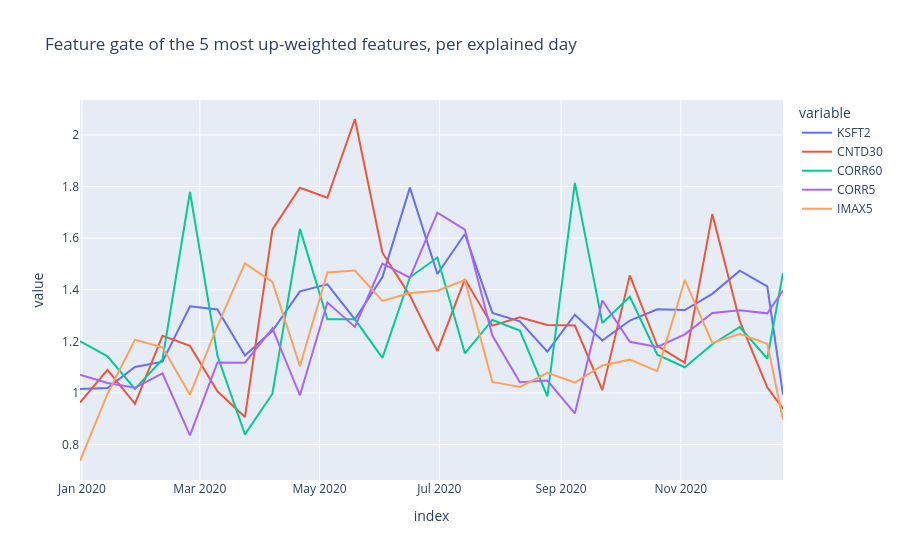
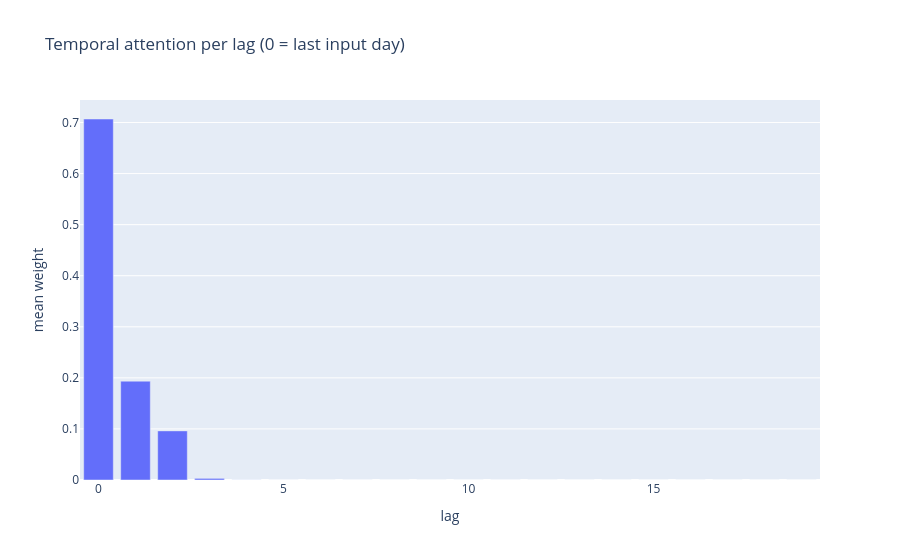

The code cell stored with these charts, in order, in its notebook:
### Markdown cell above
## 5. MASTER's own weights

The **feature gate** reweights the 157 Alpha158 features from the market features of the last input day (the same weights for every stock, mean 1): it is the channel through which the market features act, invisible to IG with the day-mean baseline. **Temporal attention**: the weight of each day of the window. **Inter-stock attention**: how much a stock attends to the others; 1/N for every pair would be uniform.

### Code cell
if adapter.cfg.model == "MASTER":
    w = run_weights(adapter, dates)
    print("replay of the forward pass, largest difference from the model's output:", w["max_diff"])
    gate = pd.DataFrame(w["gate"], columns=names[:w["gate"].shape[1]], index=pd.to_datetime(w["date"]))
    gate_summary = gate.agg(["mean", "std"]).T.sort_values("mean", ascending=False)
    display(gate_summary.head(15))
    px.line(gate[gate_summary.index[:5]], title="Feature gate of the 5 most up-weighted features, per explained day").show()
    temporal = np.concatenate(w["temporal"]).mean(0)
    px.bar(x=[len(temporal) - 1 - t for t in range(len(temporal))], y=temporal, labels={"x": "lag", "y": "mean weight"},
           title="Temporal attention per lag (0 = last input day)").show()
    self_weight = [np.diag(m).mean() * len(m) for m in w["inter"]]
    print(f"inter-stock attention on oneself, relative to uniform (1 = uniform): {np.mean(self_weight):.2f}")
    ig_feat = feature(glob["ig_joint", "pred"])
    print("gate mean vs IG feature importance (Alpha158 features):", agreement(gate_summary["mean"], ig_feat))

### Figure 1 — Plotly figure (JSON) as saved in the notebook; plotly's stock layout.template omitted (floating-point values rounded to 4 significant figures)
{"data": [{"hovertemplate": "variable=KSFT2<br>index=%{x}<br>value=%{y}<extra></extra>", "legendgroup": "KSFT2", "line": {"color": "#636efa", "dash": "solid"}, "marker": {"symbol": "circle"}, "mode": "lines", "name": "KSFT2", "orientation": "v", "showlegend": true, "type": "scatter", "x": ["2019-12-31T00:00:00", "2020-01-14T00:00:00", "2020-01-28T00:00:00", "2020-02-11T00:00:00", "2020-02-25T00:00:00", "2020-03-10T00:00:00", "2020-03-24T00:00:00", "2020-04-07T00:00:00", "2020-04-21T00:00:00", "2020-05-05T00:00:00", "2020-05-19T00:00:00", "2020-06-02T00:00:00", "2020-06-16T00:00:00", "2020-06-30T00:00:00", "2020-07-14T00:00:00", "2020-07-28T00:00:00", "2020-08-11T00:00:00", "2020-08-25T00:00:00", "2020-09-08T00:00:00", "2020-09-22T00:00:00", "2020-10-06T00:00:00", "2020-10-20T00:00:00", "2020-11-03T00:00:00", "2020-11-17T00:00:00", "2020-12-01T00:00:00", "2020-12-15T00:00:00", "2020-12-23T00:00:00"], "xaxis": "x", "y": [1.016, 1.019, 1.1, 1.121, 1.336, 1.324, 1.146, 1.241, 1.394, 1.421, 1.286, 1.449, 1.796, 1.461, 1.616, 1.31, 1.278, 1.16, 1.303, 1.204, 1.281, 1.325, 1.321, 1.384, 1.474, 1.413, 0.9938], "yaxis": "y"}, {"hovertemplate": "variable=CNTD30<br>index=%{x}<br>value=%{y}<extra></extra>", "legendgroup": "CNTD30", "line": {"color": "#EF553B", "dash": "solid"}, "marker": {"symbol": "circle"}, "mode": "lines", "name": "CNTD30", "orientation": "v", "showlegend": true, "type": "scatter", "x": ["2019-12-31T00:00:00", "2020-01-14T00:00:00", "2020-01-28T00:00:00", "2020-02-11T00:00:00", "2020-02-25T00:00:00", "2020-03-10T00:00:00", "2020-03-24T00:00:00", "2020-04-07T00:00:00", "2020-04-21T00:00:00", "2020-05-05T00:00:00", "2020-05-19T00:00:00", "2020-06-02T00:00:00", "2020-06-16T00:00:00", "2020-06-30T00:00:00", "2020-07-14T00:00:00", "2020-07-28T00:00:00", "2020-08-11T00:00:00", "2020-08-25T00:00:00", "2020-09-08T00:00:00", "2020-09-22T00:00:00", "2020-10-06T00:00:00", "2020-10-20T00:00:00", "2020-11-03T00:00:00", "2020-11-17T00:00:00", "2020-12-01T00:00:00", "2020-12-15T00:00:00", "2020-12-23T00:00:00"], "xaxis": "x", "y": [0.9632, 1.09, 0.958, 1.221, 1.182, 1.006, 0.9067, 1.634, 1.795, 1.756, 2.062, 1.543, 1.377, 1.162, 1.441, 1.261, 1.293, 1.264, 1.261, 1.011, 1.456, 1.183, 1.116, 1.693, 1.278, 1.021, 0.9392], "yaxis": "y"}, {"hovertemplate": "variable=CORR60<br>index=%{x}<br>value=%{y}<extra></extra>", "legendgroup": "CORR60", "line": {"color": "#00cc96", "dash": "solid"}, "marker": {"symbol": "circle"}, "mode": "lines", "name": "CORR60", "orientation": "v", "showlegend": true, "type": "scatter", "x": ["2019-12-31T00:00:00", "2020-01-14T00:00:00", "2020-01-28T00:00:00", "2020-02-11T00:00:00", "2020-02-25T00:00:00", "2020-03-10T00:00:00", "2020-03-24T00:00:00", "2020-04-07T00:00:00", "2020-04-21T00:00:00", "2020-05-05T00:00:00", "2020-05-19T00:00:00", "2020-06-02T00:00:00", "2020-06-16T00:00:00", "2020-06-30T00:00:00", "2020-07-14T00:00:00", "2020-07-28T00:00:00", "2020-08-11T00:00:00", "2020-08-25T00:00:00", "2020-09-08T00:00:00", "2020-09-22T00:00:00", "2020-10-06T00:00:00", "2020-10-20T00:00:00", "2020-11-03T00:00:00", "2020-11-17T00:00:00", "2020-12-01T00:00:00", "2020-12-15T00:00:00", "2020-12-23T00:00:00"], "xaxis": "x", "y": [1.201, 1.142, 1.016, 1.13, 1.779, 1.144, 0.8397, 0.9972, 1.636, 1.285, 1.285, 1.136, 1.448, 1.525, 1.154, 1.283, 1.242, 0.9869, 1.814, 1.271, 1.373, 1.149, 1.1, 1.189, 1.256, 1.134, 1.465], "yaxis": "y"}, {"hovertemplate": "variable=CORR5<br>index=%{x}<br>value=%{y}<extra></extra>", "legendgroup": "CORR5", "line": {"color": "#ab63fa", "dash": "solid"}, "marker": {"symbol": "circle"}, "mode": "lines", "name": "CORR5", "orientation": "v", "showlegend": true, "type": "scatter", "x": ["2019-12-31T00:00:00", "2020-01-14T00:00:00", "2020-01-28T00:00:00", "2020-02-11T00:00:00", "2020-02-25T00:00:00", "2020-03-10T00:00:00", "2020-03-24T00:00:00", "2020-04-07T00:00:00", "2020-04-21T00:00:00", "2020-05-05T00:00:00", "2020-05-19T00:00:00", "2020-06-02T00:00:00", "2020-06-16T00:00:00", "2020-06-30T00:00:00", "2020-07-14T00:00:00", "2020-07-28T00:00:00", "2020-08-11T00:00:00", "2020-08-25T00:00:00", "2020-09-08T00:00:00", "2020-09-22T00:00:00", "2020-10-06T00:00:00", "2020-10-20T00:00:00", "2020-11-03T00:00:00", "2020-11-17T00:00:00", "2020-12-01T00:00:00", "2020-12-15T00:00:00", "2020-12-23T00:00:00"], "xaxis": "x", "y": [1.071, 1.039, 1.021, 1.076, 0.8354, 1.118, 1.117, 1.25, 0.991, 1.35, 1.256, 1.502, 1.447, 1.699, 1.633, 1.223, 1.042, 1.048, 0.9206, 1.359, 1.199, 1.179, 1.227, 1.31, 1.32, 1.309, 1.398], "yaxis": "y"}, {"hovertemplate": "variable=IMAX5<br>index=%{x}<br>value=%{y}<extra></extra>", "legendgroup": "IMAX5", "line": {"color": "#FFA15A", "dash": "solid"}, "marker": {"symbol": "circle"}, "mode": "lines", "name": "IMAX5", "orientation": "v", "showlegend": true, "type": "scatter", "x": ["2019-12-31T00:00:00", "2020-01-14T00:00:00", "2020-01-28T00:00:00", "2020-02-11T00:00:00", "2020-02-25T00:00:00", "2020-03-10T00:00:00", "2020-03-24T00:00:00", "2020-04-07T00:00:00", "2020-04-21T00:00:00", "2020-05-05T00:00:00", "2020-05-19T00:00:00", "2020-06-02T00:00:00", "2020-06-16T00:00:00", "2020-06-30T00:00:00", "2020-07-14T00:00:00", "2020-07-28T00:00:00", "2020-08-11T00:00:00", "2020-08-25T00:00:00", "2020-09-08T00:00:00", "2020-09-22T00:00:00", "2020-10-06T00:00:00", "2020-10-20T00:00:00", "2020-11-03T00:00:00", "2020-11-17T00:00:00", "2020-12-01T00:00:00", "2020-12-15T00:00:00", "2020-12-23T00:00:00"], "xaxis": "x", "y": [0.7364, 0.9967, 1.206, 1.177, 0.9936, 1.26, 1.503, 1.431, 1.104, 1.467, 1.475, 1.357, 1.388, 1.396, 1.437, 1.043, 1.023, 1.078, 1.041, 1.107, 1.129, 1.085, 1.438, 1.194, 1.229, 1.191, 0.8952], "yaxis": "y"}], "layout": {"legend": {"title": {"text": "variable"}, "tracegroupgap": 0}, "title": {"text": "Feature gate of the 5 most up-weighted features, per explained day"}, "xaxis": {"anchor": "y", "domain": [0.0, 1.0], "title": {"text": "index"}}, "yaxis": {"anchor": "x", "domain": [0.0, 1.0], "title": {"text": "value"}}}}

### Figure 2 — Plotly figure (JSON) as saved in the notebook; plotly's stock layout.template omitted (floating-point values rounded to 4 significant figures)
{"data": [{"alignmentgroup": "True", "hovertemplate": "lag=%{x}<br>mean weight=%{y}<extra></extra>", "legendgroup": "", "marker": {"color": "#636efa", "pattern": {"shape": ""}}, "name": "", "offsetgroup": "", "orientation": "v", "showlegend": false, "textposition": "auto", "type": "bar", "x": [19, 18, 17, 16, 15, 14, 13, 12, 11, 10, 9, 8, 7, 6, 5, 4, 3, 2, 1, 0], "xaxis": "x", "y": [1.484e-09, 1.649e-10, 1.043e-09, 1.564e-07, 1.812e-07, 1.432e-06, 9.254e-06, 6.983e-06, 1.238e-05, 7.188e-06, 4.35e-06, 3.392e-06, 1.602e-05, 4.85e-06, 1.232e-05, 0.0001557, 0.003172, 0.09617, 0.1935, 0.7069], "yaxis": "y"}], "layout": {"barmode": "relative", "legend": {"tracegroupgap": 0}, "title": {"text": "Temporal attention per lag (0 = last input day)"}, "xaxis": {"anchor": "y", "domain": [0.0, 1.0], "title": {"text": "lag"}}, "yaxis": {"anchor": "x", "domain": [0.0, 1.0], "title": {"text": "mean weight"}}}}
